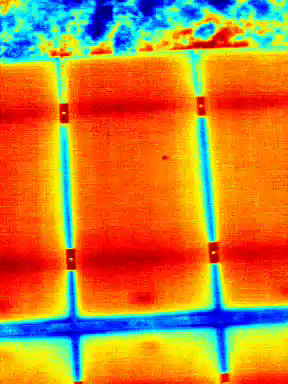
#> input picture test9.png, 288 x 384 px
$ python new_convert.py   (Python 2 division)
#> lines starting #> are read from the running program, lines starting #| are printed output that depends on the picture
import cv2
import numpy as np
import scipy

img = cv2.imread('test9.png',1)
#> img is the input picture: shape (384, 288, 3); mean B, G, R 52.8, 128.9, 198.1

print img.shape # (y,x, channels) ie (ht,width,channels)
#| (384, 288, 3)
print img.size
#| 331776
print img.dtype
#| uint8

b,g,r = cv2.split(img)
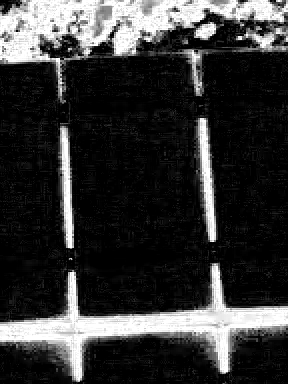
#> b: shape (384, 288); min 0, max 255, mean 52.8
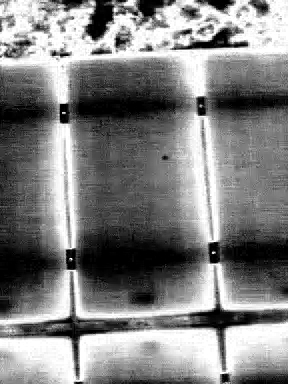
#> g: shape (384, 288); min 0, max 255, mean 128.9
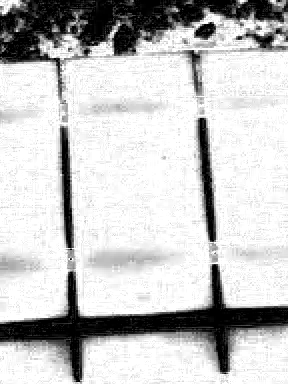
#> r: shape (384, 288); min 0, max 255, mean 198.1

gray = np.zeros(img.shape, np.uint8)

# [12 lines of commented-out code are left out]

print 'hello'
'''
for i in range(0,img.shape[0]):
	for j in range(0,img.shape[1]):
		if (r[i,j] < 5):
			if (g[i,j] <5):
				gray[i,j] = b[i,j]*255/950- 130*255/950
				# [4 lines of commented-out code are left out]
			elif (b[i,j]> 250):
				gray[i,j] = 100*255/950 + g[i,j] * 255/950

		if(g[i,j]>250):
			gray[i,j] = r[i,j]*255/950+ 100*255/950 + 250 *255/950

		if(b[i,j]<5):
			if(r[i,j]>250):
				gray[i,j] = 600* 255/950 + 250*255/950 -g[i,j]*255/950
			elif(g[i,j]<5):
				gray[i,j] = 850*255/950 + (250- r[i,j]) * 255/950

'''
'''
for i in range(0,img.shape[0]):
	for j in range(0,img.shape[1]):
		if (r[i,j] <=3):
			if (g[i,j] <=3):
				gray[i,j] = b[i,j]*255/950- 130*255/950
				# [4 lines of commented-out code are left out]
			elif (b[i,j]>= 250):
				gray[i,j] = 100*255/950 + g[i,j] * 255/950

		if(g[i,j]>=250):
			gray[i,j] = r[i,j]*255/950+ 100*255/950 + 250 *255/950

		if(b[i,j]<=3):
			if(r[i,j]>=250):
				gray[i,j] = 600* 255/950 + 250*255/950 -g[i,j]*255/950
			elif(g[i,j]<=3):
				gray[i,j] = 850*255/950 + (250- r[i,j]) * 255/950

'''

for i in range(0,img.shape[0]):
		for j in range(0,img.shape[1]):
			if (r[i,j] <=15):
				if (g[i,j] <=15):
					gray[i,j] = b[i,j]*255/950- 130*255/950

				elif (b[i,j]>= 250):
					gray[i,j] = 100*255/950 + g[i,j] * 255/950

			if(g[i,j]>=250):
				gray[i,j] = r[i,j]*255/950+ 100*255/950 + 250 *255/950

			if(b[i,j]<=15):
				if(r[i,j]>=250):
					gray[i,j] = 600* 255/950 + 250*255/950 -g[i,j]*255/950
				elif(g[i,j]<=15):
					gray[i,j] = 850*255/950 + (250- r[i,j]) * 255/950
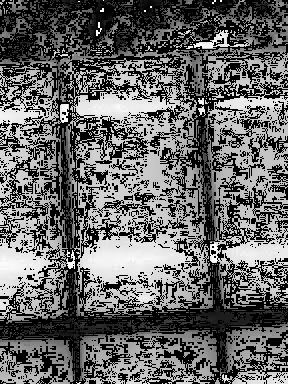
#> gray: shape (384, 288, 3); min 0, max 255, mean 101.9


kernel = np.ones((3,3),np.uint8)

dilation = cv2.dilate(gray,kernel,iterations = 1)
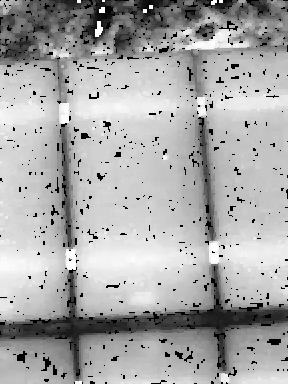
#> dilation: shape (384, 288, 3); min 0, max 255, mean 168.4
graynew = cv2.erode(dilation,kernel,iterations = 1)
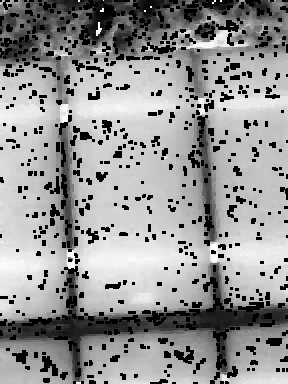
#> graynew: shape (384, 288, 3); min 0, max 255, mean 147.3

# [7 lines of commented-out code are left out]
cv2.namedWindow('gray',cv2.WINDOW_NORMAL)

cv2.namedWindow('thresh',cv2.WINDOW_NORMAL)

#cv2.namedWindow('graynew',cv2.WINDOW_NORMAL)

cv2.imshow('gray',gray)
#cv2.imshow('graynew',graynew)

ret,thresh = cv2.threshold(gray,127,255,cv2.THRESH_TOZERO)
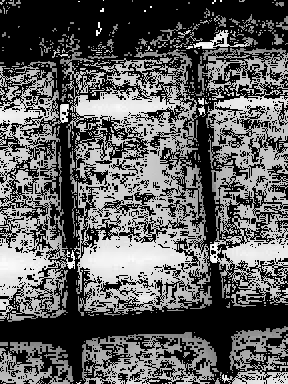
#> thresh: shape (384, 288, 3); min 0, max 255, mean 94.4

cv2.imshow('thresh',thresh)

#cv2.imshow('b',b)
#cv2.imshow('g',g)
#cv2.imshow('r',r)

cv2.imwrite('test9_big.jpg',gray)
#cv2.imwrite('test4.2_new.jpg',graynew)

cv2.namedWindow('just',cv2.WINDOW_NORMAL)

cv2.imshow('just',img)
cv2.waitKey(0)

cv2.destroyAllWindows()
